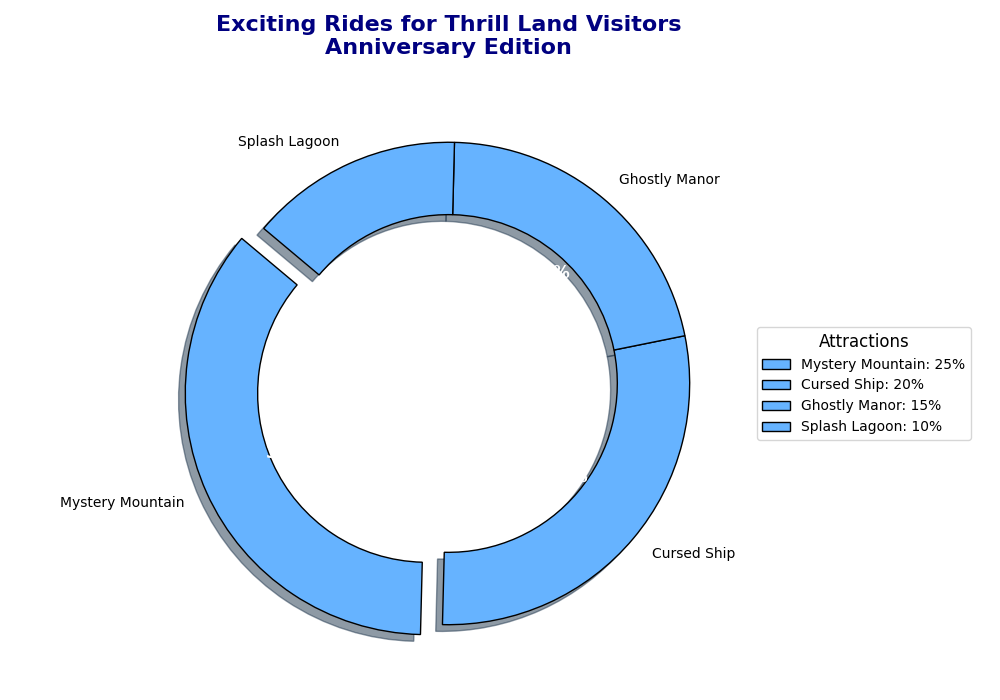

The Python source for this figure:
import matplotlib.pyplot as plt

ride_names = ['Mystery Mountain', 'Cursed Ship', 'Ghostly Manor', 'Splash Lagoon']
visitor_percentage = [25, 20, 15, 10]

fig, ax = plt.subplots(figsize=(10, 7))

single_color = '#66b3ff'

wedges, texts, autotexts = ax.pie(
    visitor_percentage,
    labels=ride_names,
    autopct='%1.1f%%',
    startangle=140,
    colors=[single_color] * len(visitor_percentage),
    wedgeprops=dict(edgecolor='black', width=0.3),
    explode=(0.1, 0, 0, 0),
    shadow=True
)

plt.setp(autotexts, size=12, weight="bold", color="white")
plt.setp(texts, size=10)

plt.title('Exciting Rides for Thrill Land Visitors\nAnniversary Edition', fontsize=16, fontweight='bold', color='navy', pad=20)

ax.legend(
    wedges,
    [f"{ride}: {percentage}%" for ride, percentage in zip(ride_names, visitor_percentage)],
    title="Attractions",
    loc="center left",
    bbox_to_anchor=(1, 0, 0.5, 1),
    fontsize=10,
    title_fontsize=12
)

ax.set_aspect('equal')

plt.tight_layout()
plt.show()
